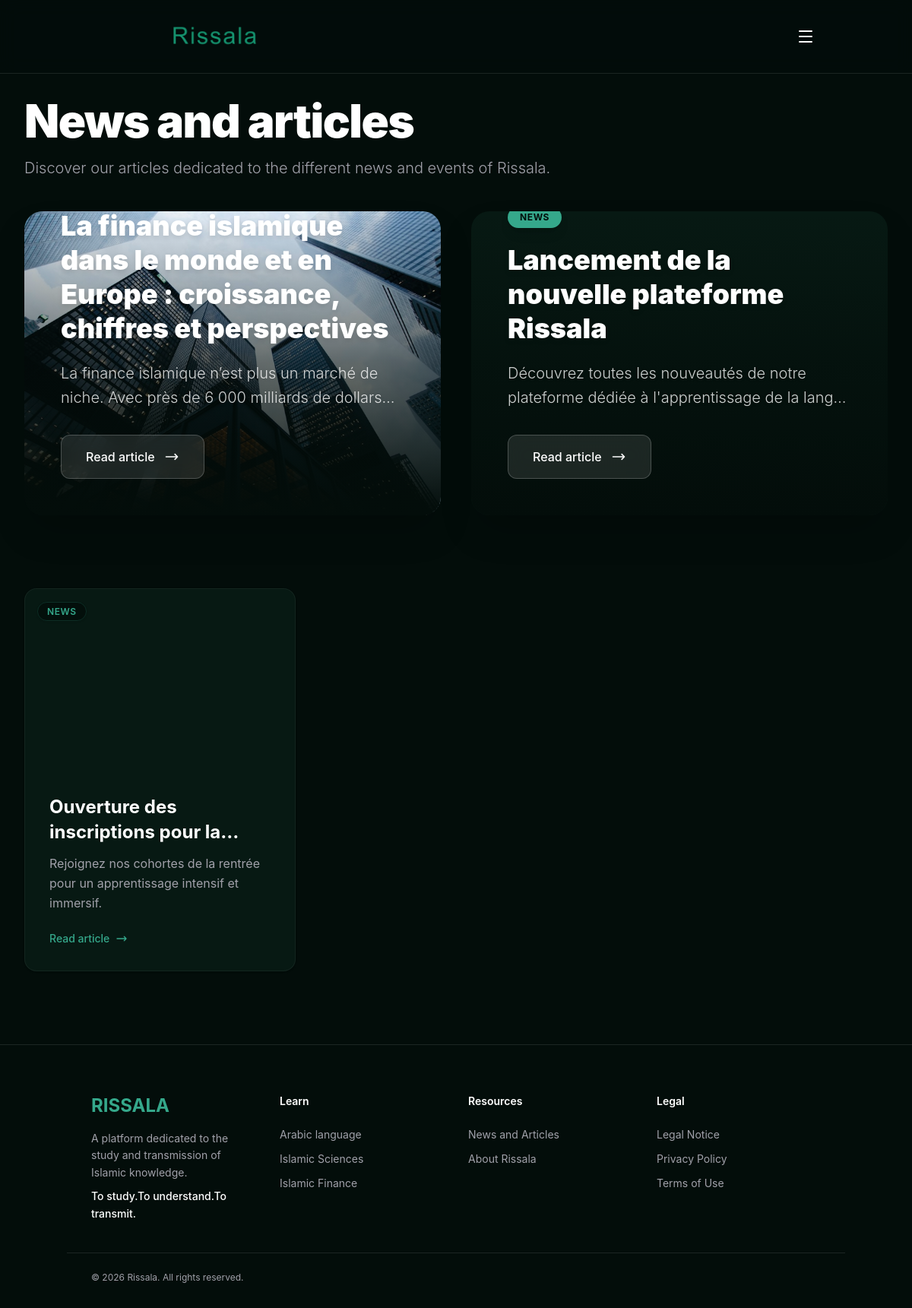
The page /en/content/news/ on the database as committed earlier.
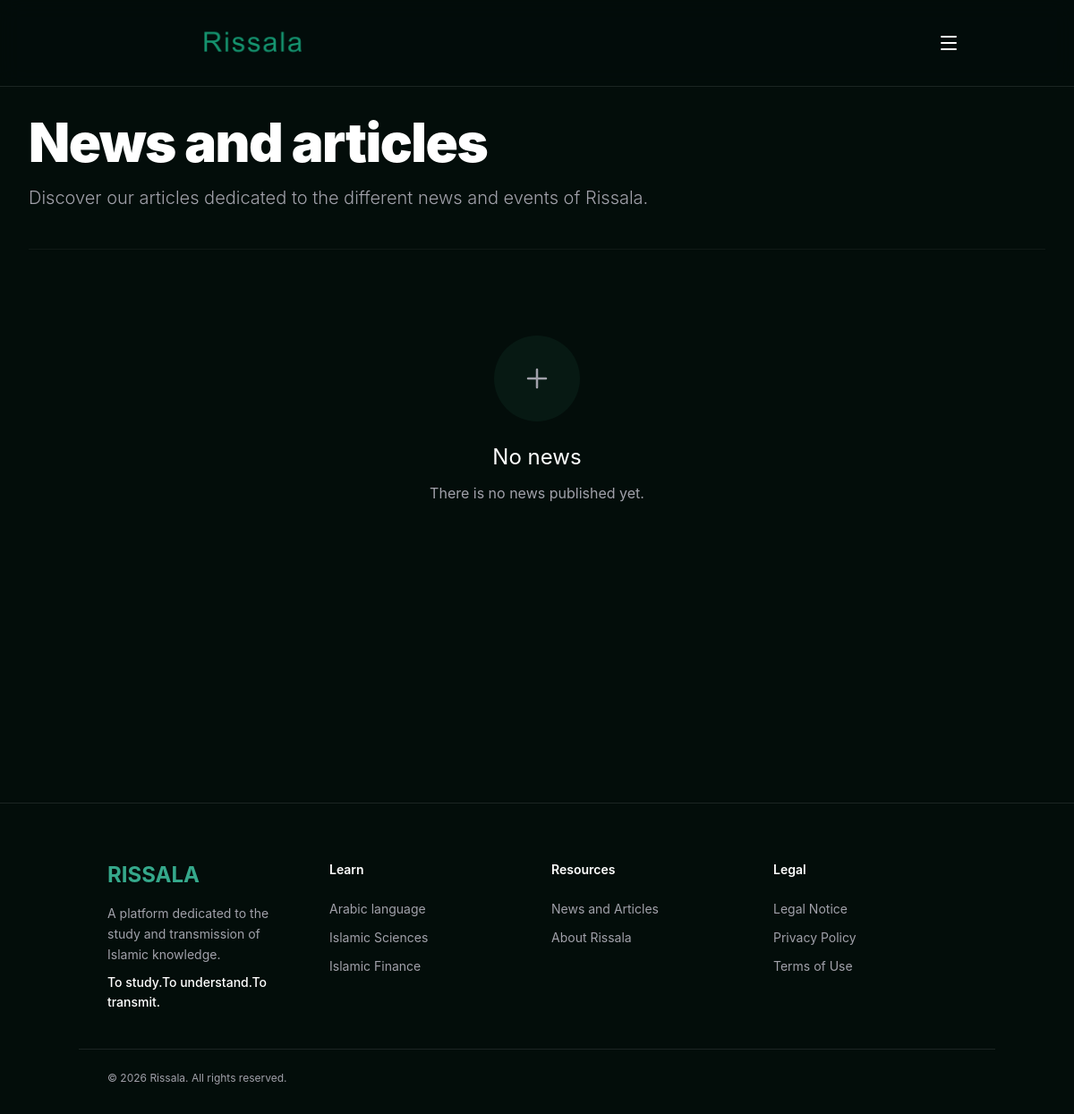
The same page on the database as committed later.
### apps/content/models.py (models this page shows, shortened)
class Content(models.Model):
    CONTENT_TYPES = [
        ('news', 'News'),
        ('arabic', 'Arabic Language'),
        ('finance', 'Islamic Finance'),
        ('science', 'Islamic Sciences'),
    ]
    language = models.CharField(_('language'), max_length=2, choices=[('en', 'English'), ('ar', 'Arabic')], default='en')
    title = models.CharField(_('title'), max_length=255)
    slug = models.SlugField(max_length=255, unique=True)
    content_type = models.CharField(_('content type'), max_length=20, choices=CONTENT_TYPES)
    excerpt = models.TextField(_('excerpt'), blank=True)
    content = models.TextField(_('content'))
    cover_image = models.ImageField(_('cover image'), upload_to='content/covers/', blank=True, null=True)
    author = models.CharField(_('author'), max_length=255, blank=True)
    tags = models.CharField(_('tags'), max_length=255, blank=True)
    status = models.CharField(_('status'), max_length=20, choices=[('draft', 'Draft'), ('published', 'Published')], default='draft')
    is_featured = models.BooleanField(_('featured'), default=False)
    published_at = models.DateTimeField(_('published at'), blank=True, null=True)
    seo_title = models.CharField(_('SEO title'), max_length=255, blank=True)
    seo_description = models.TextField(_('SEO description'), blank=True)
    class Meta:
        verbose_name = _('content')
        verbose_name_plural = _('contents')
        ordering = ['-published_at']
        indexes = [
            models.Index(fields=['slug']),
            models.Index(fields=['content_type']),
            models.Index(fields=['status']),
        ]

### apps/content/views.py (the view)
# urls.py: path(_('news/'), views.NewsListView.as_view(), name='news_list'),
class NewsListView(ListView):
    model = Content
    template_name = 'content/news/news_list.html'
    context_object_name = 'articles'
    paginate_by = 10
    def get_queryset(self):
        qs = Content.objects.filter(status='published', content_type='news', language=get_language()).order_by('-published_at')
        featured_qs = list(qs.filter(is_featured=True)[:2])
        if len(featured_qs) < 2:
            needed = 2 - len(featured_qs)
            excluded_ids = [a.id for a in featured_qs]
            recent = list(qs.exclude(id__in=excluded_ids)[:needed])
            featured_qs.extend(recent)
        featured_ids = [a.id for a in featured_qs]
        return qs.exclude(id__in=featured_ids).order_by('-published_at')
    def get_context_data(self, **kwargs):
        context = super().get_context_data(**kwargs)
        qs = Content.objects.filter(status='published', content_type='news', language=get_language()).order_by('-published_at')
        featured_qs = list(qs.filter(is_featured=True)[:2])
        if len(featured_qs) < 2:
            needed = 2 - len(featured_qs)
            excluded_ids = [a.id for a in featured_qs]
            recent = list(qs.exclude(id__in=excluded_ids)[:needed])
            featured_qs.extend(recent)
        context['featured_articles'] = featured_qs
        return context

### apps/core/context_processors.py (called while the page is built)
def umami_analytics(request):
    if request.path.startswith('/admin/'):
        return {'UMAMI_ENABLED': False}
    return {
        'UMAMI_ENABLED': env.bool('UMAMI_ENABLED', default=False),
        'UMAMI_WEBSITE_ID': env.str('UMAMI_WEBSITE_ID', default=''),
        'UMAMI_SCRIPT_URL': env.str('UMAMI_SCRIPT_URL', default=''),
    }

### apps/core/templatetags/i18n_urls.py (called while the page is built, shortened)
@register.simple_tag(takes_context=True)
def translated_url(context, lang_code):
    request = context.get('request')
    if not request:
        return ''
    url_name = request.resolver_match.url_name
    namespace = request.resolver_match.namespace
    view_name = f"{namespace}:{url_name}" if namespace else url_name
    kwargs = request.resolver_match.kwargs.copy()
    with translation.override(lang_code):
        try:
            return reverse(view_name, args=request.resolver_match.args, kwargs=kwargs)
        except Exception as e:
            logger.error(f"Error reversing {view_name} for lang {lang_code}: {e}")
            return request.get_full_path()

### templates/content/news/news_list.html (shortened to what this page needs)
{% extends 'base.html' %}
{% load i18n static %}
{% block content %}
<div class="min-h-screen bg-background pt-2 pb-24">
    <div class="container mx-auto px-4 lg:px-8 max-w-7xl">
        <header class="mb-8 md:mb-10 mt-4 md:mt-6 text-center md:text-left max-w-3xl">
            <h1 class="text-4xl md:text-5xl lg:text-6xl font-black font-heading text-white mb-4 tracking-tight">
                {% trans "News and articles" %}
            </h1>
            <p class="text-lg md:text-xl text-muted leading-relaxed font-light">
                {% trans "Discover our articles dedicated to the different news and events of Rissala." %}
            </p>
        </header>
        {% if not page_obj or page_obj.number == 1 %}
            {% if featured_articles %}
                {% include 'content/news/partials/_featured.html' %}
            {% endif %}
        {% endif %}
        {% if articles %}
            <div class="grid grid-cols-1 md:grid-cols-2 lg:grid-cols-3 gap-8">
                {% for article in articles %}
                    {% include 'content/news/partials/_card.html' %}
                {% endfor %}
            </div>
        {% else %}
            <div class="py-24 text-center border-t border-white/5">
                <div class="w-24 h-24 mx-auto bg-background-alt rounded-full flex items-center justify-center mb-6">
                    <svg class="w-10 h-10 text-muted" fill="none" stroke="currentColor" viewBox="0 0 24 24"><path stroke-linecap="round" stroke-linejoin="round" stroke-width="1.5" d="M12 6v6m0 0v6m0-6h6m-6 0H6"></path></svg>
                </div>
                <h3 class="text-2xl font-heading text-white mb-3">{% trans "No news" %}</h3>
                <p class="text-muted">{% trans "There is no news published yet." %}</p>
            </div>
        {% endif %}
    </div>
</div>
{% endblock %}

### templates/base.html (shortened to what this page needs)
{% load static %}
{% load i18n %}
<!DOCTYPE html>
<html lang="{{ request.LANGUAGE_CODE|default:'en' }}" dir="{% if request.LANGUAGE_CODE == 'ar' %}rtl{% else %}ltr{% endif %}" class="h-full antialiased dark">
<head>
    {% load i18n_urls %}
    {% get_available_languages as LANGUAGES %}
    <link rel="stylesheet" href="{% static 'css/style.css' %}?v={% now 'U' %}">
</head>
<body class="min-h-full flex flex-col bg-background text-foreground transition-colors duration-300 {% if request.LANGUAGE_CODE == 'ar' %}font-arabic{% else %}font-sans{% endif %}">
    {% include 'components/navbar.html' %}
    <main class="flex-1 flex flex-col">
        {% block content %}{% endblock %}
    </main>
    {% include 'components/footer.html' %}
</body>
</html>

### templates/includes/seo.html (shortened to what this page needs)
{% load i18n static %}

### templates/includes/structured_data.html (shortened to what this page needs)
{% load i18n static %}

### templates/components/navbar.html (shortened to what this page needs)
{% load i18n static i18n_urls %}
<nav class="sticky top-0 z-50 w-full transition-all duration-300 border-b border-white/10 bg-background/80 backdrop-blur-md" x-data="{ mobileMenuOpen: false }">
    <div class="container mx-auto flex h-24 items-center justify-between px-4 sm:px-6 lg:px-8 relative">
        <a class="flex items-center shrink-0 group z-10" href="{% url 'core:home' %}">
            <img src="{% static 'img/LogoRissala.png' %}" alt="Rissala Logo" class="h-20 sm:h-24 w-auto drop-shadow-md" style="filter: brightness(200%);">
        </a>
        <button @click="mobileMenuOpen = !mobileMenuOpen" class="xl:hidden relative z-50 flex items-center justify-center w-10 h-10 rounded-lg text-foreground hover:bg-white/10 transition-colors">
            <svg x-show="!mobileMenuOpen" xmlns="http://www.w3.org/2000/svg" width="24" height="24" viewBox="0 0 24 24" fill="none" stroke="currentColor" stroke-width="2" stroke-linecap="round" stroke-linejoin="round" class="h-6 w-6"><path d="M4 5h16"></path><path d="M4 12h16"></path><path d="M4 19h16"></path></svg>
        </button>
    </div>
</nav>

### templates/components/footer.html
{% load i18n static %}
<footer class="w-full border-t border-white/10 bg-background pt-10 sm:pt-12 lg:pt-16 pb-6 sm:pb-8 mt-auto">
    <div class="container mx-auto px-4 sm:px-6 lg:px-8 grid grid-cols-2 md:grid-cols-4 gap-8">
        <div class="col-span-2 md:col-span-1">
            <a class="inline-block mb-4 text-2xl font-bold font-heading text-primary" href="{% url 'core:home' %}">
                RISSALA
            </a>
            <p class="text-sm text-muted leading-relaxed">
                {% trans "A platform dedicated to the study and transmission of Islamic knowledge." %}<br>
                <span class="block mt-2 font-medium text-foreground">{% trans "To study.To understand.To transmit." %}</span>
            </p>
        </div>
        <div>
            <h4 class="text-sm font-semibold mb-6 text-foreground">{% trans "Learn" %}</h4>
            <ul class="space-y-3 text-sm text-muted">
                <li><a class="hover:text-primary transition-colors" href="{% url 'content:arabic_list' %}">{% trans "Arabic language" %}</a></li>
                <li><a class="hover:text-primary transition-colors" href="{% url 'content:science_list' %}">{% trans "Islamic Sciences" %}</a></li>
                <li><a class="hover:text-primary transition-colors" href="{% url 'content:finance_list' %}">{% trans "Finance islamique" %}</a></li>
            </ul>
        </div>
        <div>
            <h4 class="text-sm font-semibold mb-6 text-foreground">{% trans "Ressources" %}</h4>
            <ul class="space-y-3 text-sm text-muted">
                <li><a class="hover:text-primary transition-colors" href="{% url 'content:news_list' %}">{% trans "News and Articles" %}</a></li>
                <li><a class="hover:text-primary transition-colors" href="{% url 'core:about' %}">{% trans "About Rissala" %}</a></li>
            </ul>
        </div>
        <div>
            <h4 class="text-sm font-semibold mb-6 text-foreground">{% trans "Legal" %}</h4>
            <ul class="space-y-3 text-sm text-muted">
                <li><a class="hover:text-primary transition-colors" href="{% url 'core:legal' %}">{% trans "Mentions légales" %}</a></li>
                <li><a class="hover:text-primary transition-colors" href="{% url 'core:privacy' %}">{% trans "Privacy Policy" %}</a></li>
                <li><a class="hover:text-primary transition-colors" href="{% url 'core:terms' %}">{% trans "Conditions générales" %}</a></li>
            </ul>
        </div>
    </div>
    <div class="container mx-auto px-4 sm:px-6 lg:px-8 mt-10 pt-6 border-t border-white/10 flex flex-col sm:flex-row justify-between items-center text-xs text-muted">
        <p>&copy; {% now "Y" %} Rissala. {% trans "All rights reserved." %}</p>
    </div>
</footer>

### templates/content/news/partials/_featured.html (shortened to what this page needs)
{% load i18n %}
<div class="mb-16 sm:mb-24 grid grid-cols-1 lg:grid-cols-2 gap-8 lg:gap-10">
    {% for main_article in featured_articles %}
    <article class="group relative w-full h-[50vh] min-h-[400px] max-h-[600px] rounded-3xl overflow-hidden shadow-2xl bg-background-alt transform transition-transform duration-500 hover:-translate-y-1">
        {% if main_article.cover_image %}
            <img src="{{ main_article.cover_image.url }}" alt="{{ main_article.title }}"
                 class="absolute inset-0 w-full h-full object-cover transition-transform duration-[1.5s] ease-out group-hover:scale-105" loading="eager">
        {% endif %}
        <div class="absolute inset-0 bg-gradient-to-t from-background via-background/60 to-transparent"></div>
        <div class="absolute inset-0 flex flex-col justify-end p-6 sm:p-8 lg:p-12">
            <div class="max-w-2xl">
                <div class="flex flex-wrap items-center gap-4 mb-5">
                    <span class="px-4 py-1.5 text-xs font-bold uppercase tracking-wider bg-primary text-background rounded-full shadow-lg">
                        {{ main_article.get_content_type_display }}
                    </span>
                </div>
                <h2 class="text-3xl sm:text-4xl lg:text-4xl xl:text-5xl font-black font-heading text-white mb-5 leading-tight drop-shadow-md">
                    <a href="{% url 'content:detail' slug=main_article.slug %}" class="hover:text-primary transition-colors duration-300">
                        {{ main_article.title }}
                    </a>
                </h2>
                <p class="text-lg sm:text-xl text-white/80 leading-relaxed line-clamp-2 mb-8 drop-shadow-sm font-light">
                    {{ main_article.excerpt|default:main_article.content|striptags|truncatewords:40 }}
                </p>
                <a href="{% url 'content:detail' slug=main_article.slug %}" class="inline-flex items-center gap-3 px-8 py-4 bg-white/10 hover:bg-primary backdrop-blur-md border border-white/20 hover:border-primary text-white font-medium rounded-xl transition-all duration-300 group/btn">
                    {% trans "Lire l'article" %}
                    <svg class="w-5 h-5 transform transition-transform group-hover/btn:translate-x-1" fill="none" stroke="currentColor" viewBox="0 0 24 24"><path stroke-linecap="round" stroke-linejoin="round" stroke-width="2" d="M17 8l4 4m0 0l-4 4m4-4H3"></path></svg>
                </a>
            </div>
        </div>
    </article>
    {% endfor %}
</div>

### templates/content/news/partials/_card.html (shortened to what this page needs)
{% load i18n %}
<article class="group relative bg-background-alt border border-white/5 rounded-2xl overflow-hidden shadow-sm hover:shadow-xl hover:shadow-primary/5 transition-all duration-500 flex flex-col h-full transform hover:-translate-y-1">
    <a href="{% url 'content:detail' slug=article.slug %}" class="block relative aspect-[16/10] overflow-hidden">
        <div class="absolute top-4 left-4 z-10">
            <span class="px-3 py-1 text-xs font-semibold uppercase tracking-wider bg-background/80 backdrop-blur-md text-primary border border-primary/20 rounded-full shadow-sm">
                {{ article.get_content_type_display }}
            </span>
        </div>
    </a>
    <div class="p-6 sm:p-8 flex flex-col flex-1">
        <h3 class="text-xl sm:text-2xl font-bold font-heading text-white mb-3 group-hover:text-primary transition-colors line-clamp-2 leading-snug">
            <a href="{% url 'content:detail' slug=article.slug %}">
                {{ article.title }}
            </a>
        </h3>
        <p class="text-muted leading-relaxed line-clamp-3 mb-6 flex-1">
            {{ article.excerpt|default:article.content|striptags|truncatewords:30 }}
        </p>
        <div class="mt-auto flex items-center text-sm font-medium text-primary">
            {% trans "Lire l'article" %}
            <svg class="w-4 h-4 ml-2 transform transition-transform group-hover:translate-x-1" fill="none" stroke="currentColor" viewBox="0 0 24 24"><path stroke-linecap="round" stroke-linejoin="round" stroke-width="2" d="M17 8l4 4m0 0l-4 4m4-4H3"></path></svg>
        </div>
    </div>
</article>

Rows that differ between the two databases and show on the page:
removed Content: cover_image (picture), title "La finance islamique dans le monde et en Europe : croissance, chiffres et perspectives", excerpt "La finance islamique n’est plus un marché de niche. Avec près de 6 000 milliards de…", shown under "News and articles"
removed Content: content_type "NEWS", title "Lancement de la nouvelle plateforme Rissala", excerpt "Découvrez toutes les nouveautés de notre plateforme dédiée à l'apprentissage de la…", shown under "News and articles"
removed Content: content_type "NEWS", title "Ouverture des inscriptions pour…", excerpt "Rejoignez nos cohortes de la rentrée pour un apprentissage intensif et immersif."
Other text that changed with them:
text now shown: "No news There is no news published yet."
